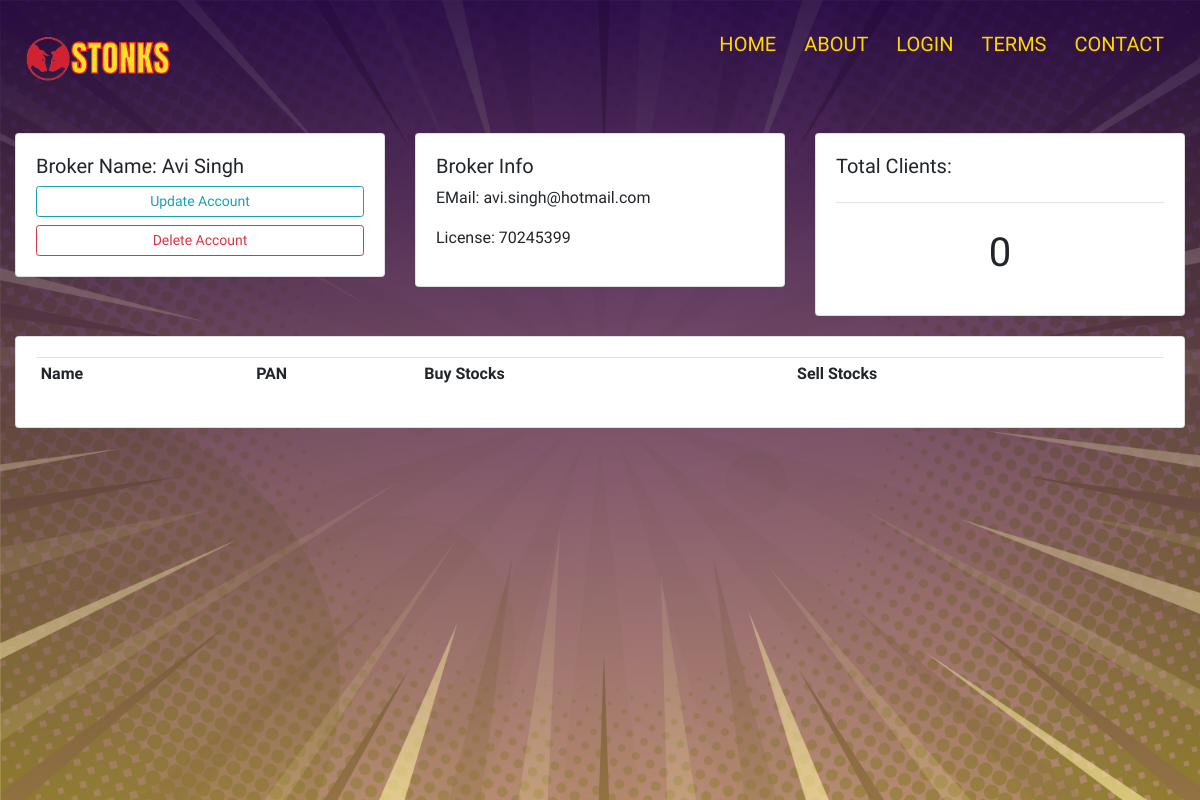
Page /broker/5/ on the committed database.
### accounts/models.py (models this page shows, shortened)
class Broker(models.Model):
    BID = models.CharField(max_length = 12)
    Name = models.CharField(max_length = 50)
    Email = models.EmailField(null = True)
    License = models.CharField(max_length = 14)
    data_created  = models.DateTimeField(auto_now_add = True)

### accounts/views.py (the view)
# urls.py: path('broker/<str:ID>/', views.broker, name='broker'),
def broker(request, ID):
    broker = Broker.objects.get(id = ID)
    clients = broker.client_broker_set.all()
    cnt_cli = broker.client_broker_set.all().count()
    context = {'broker': broker, 'clients': clients, "cnt_cli": cnt_cli}
    return render(request, 'accounts/broker.html', context)

### accounts/templates/accounts/broker.html (shortened to what this page needs)
{% load static %}
<!DOCTYPE html>
<html>
<head>
	<link rel="stylesheet" href="https://stackpath.bootstrapcdn.com/bootstrap/4.3.1/css/bootstrap.min.css">
    <link rel="stylesheet" type="text/css" href="{% static '/css/client.css' %}">
</head>
<body>
    <section class="header">
	<nav>
        <a href="{% url 'home' %}"><img src="{% static '/images/03.png' %}"></a>
        <div class="nav-links">
            <ul>
                <li> <a href="{% url 'home' %}">HOME</a></li>
                <li> <a href="{% url 'about' %}">ABOUT</a></li>
                <li> <a href="{% url 'login' %}">LOGIN</a></li>
                <li> <a href="{% url 'terms' %}">TERMS</a></li>
                <li> <a href="{% url 'contact' %}">CONTACT</a></li>
            </ul>
        </div>
    </nav>
	<div class="container-fluid">
        <br>
        <div class="row">
            <div class="col-md">
                <div class="card card-body">
                    <h5>Broker Name: {{broker.Name}}</h5>
                    <a class="btn btn-outline-info  btn-sm btn-block" href="">Update Account</a>
                    <a class="btn btn-outline-danger  btn-sm btn-block" href="">Delete Account</a>
                </div>
            </div>
            <div class="col-md">
                <div class="card card-body">
                    <h5>Broker Info</h5>
                    <p>EMail: {{broker.Email}}</p>
                    <p>License: {{broker.License}}</p>
                </div>
            </div>
            <div class="col-md">
                <div class="card card-body">
                    <h5>Total Clients:</h5>
                    <hr>
                    <h1 style="text-align: center;padding: 10px">{{cnt_cli}}</h1>
                </div>
            </div>
        </div>
        <div class="row">
            <div class="col-md">
                <div class="card card-body">
                    <table class="table table-sm">
                        <tr>
                            <th>Name</th>
                            <th>PAN</th>
                            <th>Buy Stocks</th>
                            <th>Sell Stocks</th>
                        </tr>
                    </table>
                </div>
            </div>
        </div>
    </div>
    </section>
</body>
</html>

### static/css/client.css (style rules this page uses)
* { margin: 0; padding: 0; font-family: 'Maven Pro', sans-serif; }
nav { display: flex; padding: 1% 2%; justify-content: space-between; align-items: center; }
nav img { width: 150px; }
.nav-links ul li { list-style: none; display: inline-block; padding: 8px 12px; position: relative; }
.nav-links ul li a { color: gold; text-decoration: none; font-size: 20px; }
.nav-links ul li::after { content: ''; width: 0%; height: 4px; background:orangered; display: block; margin: auto; transition: 0.2s; }
.row { padding-bottom: 20px; }

### rows in the picture
Broker: Name "Avi Singh", Email "avi.singh@hotmail.com", License "70245399"

### other values in the picture
{{ cnt_cli }} "0"
